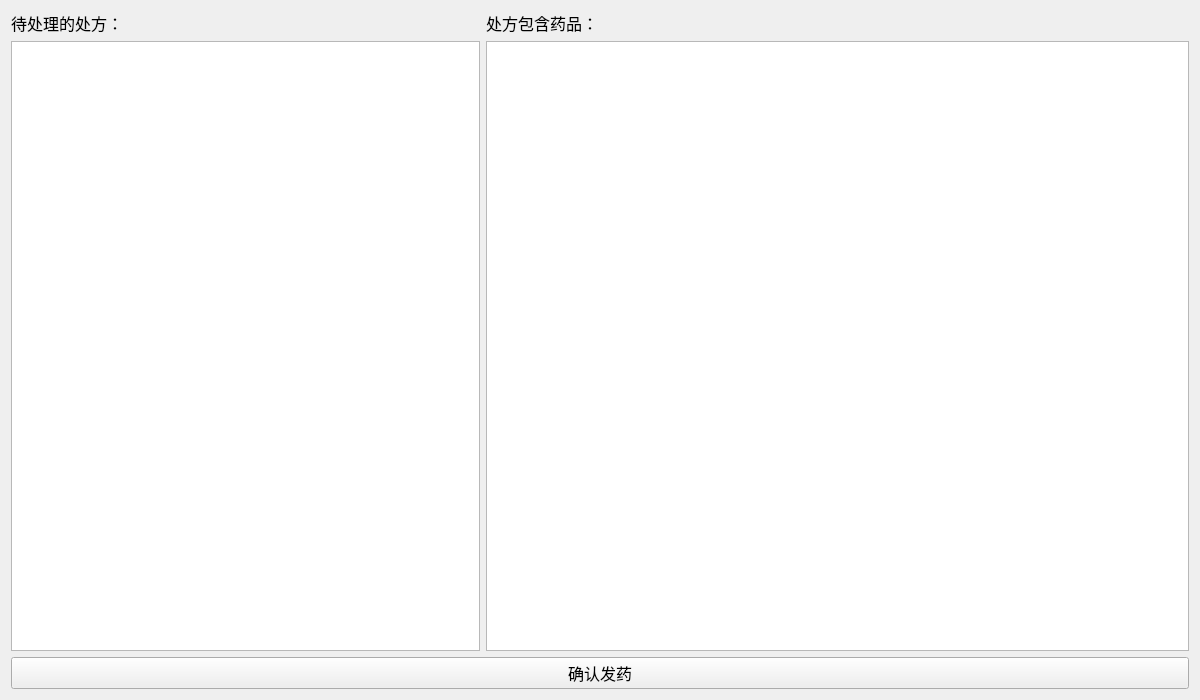
<?xml version="1.0" encoding="UTF-8"?>
<ui version="4.0">
 <class>StockOutConfirmDialog</class>
 <widget class="QDialog" name="StockOutConfirmDialog">
  <property name="windowModality">
   <enum>Qt::WindowModal</enum>
  </property>
  <property name="geometry">
   <rect>
    <x>0</x>
    <y>0</y>
    <width>1200</width>
    <height>700</height>
   </rect>
  </property>
  <property name="windowTitle">
   <string>确认发药</string>
  </property>
  <property name="modal">
   <bool>true</bool>
  </property>
  <layout class="QVBoxLayout" name="verticalLayout">
   <item>
    <layout class="QHBoxLayout" name="horizontalLayout_1" stretch="2,3">
     <item>
      <layout class="QVBoxLayout" name="verticalLayout_1">
       <item>
        <widget class="QLabel" name="label_1">
         <property name="font">
          <font>
           <family>Arial</family>
           <pointsize>12</pointsize>
          </font>
         </property>
         <property name="text">
          <string>待处理的处方：</string>
         </property>
        </widget>
       </item>
       <item>
        <widget class="QTableWidget" name="tableWidget_1">
         <property name="font">
          <font>
           <family>Arial</family>
           <pointsize>12</pointsize>
          </font>
         </property>
         <property name="editTriggers">
          <set>QAbstractItemView::NoEditTriggers</set>
         </property>
        </widget>
       </item>
      </layout>
     </item>
     <item>
      <layout class="QVBoxLayout" name="verticalLayout_2">
       <item>
        <widget class="QLabel" name="label_2">
         <property name="font">
          <font>
           <family>Arial</family>
           <pointsize>12</pointsize>
          </font>
         </property>
         <property name="text">
          <string>处方包含药品：</string>
         </property>
        </widget>
       </item>
       <item>
        <widget class="QTableWidget" name="tableWidget_2">
         <property name="font">
          <font>
           <family>Arial</family>
           <pointsize>12</pointsize>
          </font>
         </property>
         <property name="editTriggers">
          <set>QAbstractItemView::NoEditTriggers</set>
         </property>
        </widget>
       </item>
      </layout>
     </item>
    </layout>
   </item>
   <item>
    <widget class="QPushButton" name="pushButton_1">
     <property name="font">
      <font>
       <family>Arial</family>
       <pointsize>12</pointsize>
      </font>
     </property>
     <property name="text">
      <string>确认发药</string>
     </property>
     <property name="autoDefault">
      <bool>false</bool>
     </property>
    </widget>
   </item>
  </layout>
 </widget>
 <resources/>
 <connections/>
</ui>
